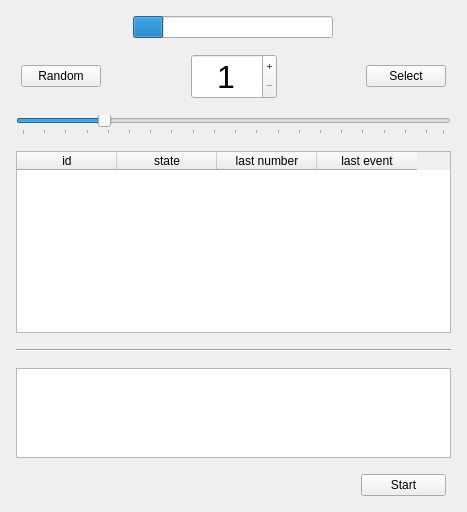
<?xml version="1.0" encoding="UTF-8"?>
<ui version="4.0">
 <class>Form</class>
 <widget class="QWidget" name="Form">
  <property name="geometry">
   <rect>
    <x>0</x>
    <y>0</y>
    <width>467</width>
    <height>512</height>
   </rect>
  </property>
  <property name="minimumSize">
   <size>
    <width>400</width>
    <height>400</height>
   </size>
  </property>
  <property name="windowTitle">
   <string>Wolf n Goats</string>
  </property>
  <property name="layoutDirection">
   <enum>Qt::LeftToRight</enum>
  </property>
  <layout class="QVBoxLayout" name="verticalLayout_2">
   <property name="spacing">
    <number>16</number>
   </property>
   <property name="leftMargin">
    <number>16</number>
   </property>
   <property name="topMargin">
    <number>16</number>
   </property>
   <property name="rightMargin">
    <number>16</number>
   </property>
   <property name="bottomMargin">
    <number>16</number>
   </property>
   <item>
    <layout class="QHBoxLayout" name="horizontalLayout_3">
     <item>
      <widget class="QProgressBar" name="timeRemainingProgressBar">
       <property name="maximumSize">
        <size>
         <width>200</width>
         <height>16777215</height>
        </size>
       </property>
       <property name="value">
        <number>15</number>
       </property>
       <property name="format">
        <string/>
       </property>
      </widget>
     </item>
    </layout>
   </item>
   <item>
    <layout class="QHBoxLayout" name="horizontalLayout">
     <property name="spacing">
      <number>5</number>
     </property>
     <property name="leftMargin">
      <number>5</number>
     </property>
     <property name="rightMargin">
      <number>5</number>
     </property>
     <item>
      <widget class="QPushButton" name="valueConfirmRandomPushButton">
       <property name="text">
        <string>Random</string>
       </property>
      </widget>
     </item>
     <item>
      <spacer name="horizontalSpacer_2">
       <property name="orientation">
        <enum>Qt::Horizontal</enum>
       </property>
       <property name="sizeHint" stdset="0">
        <size>
         <width>40</width>
         <height>20</height>
        </size>
       </property>
      </spacer>
     </item>
     <item>
      <widget class="QSpinBox" name="valueSelectSpinBox">
       <property name="font">
        <font>
         <pointsize>24</pointsize>
        </font>
       </property>
       <property name="inputMethodHints">
        <set>Qt::ImhDigitsOnly</set>
       </property>
       <property name="alignment">
        <set>Qt::AlignCenter</set>
       </property>
       <property name="buttonSymbols">
        <enum>QAbstractSpinBox::PlusMinus</enum>
       </property>
       <property name="correctionMode">
        <enum>QAbstractSpinBox::CorrectToNearestValue</enum>
       </property>
       <property name="minimum">
        <number>1</number>
       </property>
       <property name="maximum">
        <number>100</number>
       </property>
      </widget>
     </item>
     <item>
      <spacer name="horizontalSpacer_3">
       <property name="orientation">
        <enum>Qt::Horizontal</enum>
       </property>
       <property name="sizeHint" stdset="0">
        <size>
         <width>40</width>
         <height>20</height>
        </size>
       </property>
      </spacer>
     </item>
     <item>
      <widget class="QPushButton" name="valueConfirmPushButton">
       <property name="text">
        <string>Select</string>
       </property>
      </widget>
     </item>
    </layout>
   </item>
   <item>
    <widget class="QSlider" name="valueSelectSlider">
     <property name="minimum">
      <number>1</number>
     </property>
     <property name="maximum">
      <number>100</number>
     </property>
     <property name="value">
      <number>20</number>
     </property>
     <property name="orientation">
      <enum>Qt::Horizontal</enum>
     </property>
     <property name="tickPosition">
      <enum>QSlider::TicksBelow</enum>
     </property>
     <property name="tickInterval">
      <number>5</number>
     </property>
    </widget>
   </item>
   <item>
    <widget class="QTableWidget" name="goatsStatusTableWidget">
     <column>
      <property name="text">
       <string>id</string>
      </property>
     </column>
     <column>
      <property name="text">
       <string>state</string>
      </property>
     </column>
     <column>
      <property name="text">
       <string>last number</string>
      </property>
     </column>
     <column>
      <property name="text">
       <string>last event</string>
      </property>
     </column>
    </widget>
   </item>
   <item>
    <widget class="Line" name="line">
     <property name="orientation">
      <enum>Qt::Horizontal</enum>
     </property>
    </widget>
   </item>
   <item>
    <widget class="QPlainTextEdit" name="plainTextEdit">
     <property name="sizePolicy">
      <sizepolicy hsizetype="Expanding" vsizetype="Maximum">
       <horstretch>0</horstretch>
       <verstretch>0</verstretch>
      </sizepolicy>
     </property>
     <property name="maximumSize">
      <size>
       <width>16777215</width>
       <height>100</height>
      </size>
     </property>
     <property name="baseSize">
      <size>
       <width>0</width>
       <height>0</height>
      </size>
     </property>
     <property name="readOnly">
      <bool>true</bool>
     </property>
     <property name="plainText">
      <string/>
     </property>
    </widget>
   </item>
   <item>
    <layout class="QHBoxLayout" name="horizontalLayout_2">
     <property name="spacing">
      <number>5</number>
     </property>
     <property name="sizeConstraint">
      <enum>QLayout::SetDefaultConstraint</enum>
     </property>
     <property name="leftMargin">
      <number>5</number>
     </property>
     <property name="rightMargin">
      <number>5</number>
     </property>
     <item>
      <spacer name="horizontalSpacer">
       <property name="orientation">
        <enum>Qt::Horizontal</enum>
       </property>
       <property name="sizeHint" stdset="0">
        <size>
         <width>40</width>
         <height>20</height>
        </size>
       </property>
      </spacer>
     </item>
     <item>
      <widget class="QPushButton" name="startStopPushButton">
       <property name="minimumSize">
        <size>
         <width>85</width>
         <height>0</height>
        </size>
       </property>
       <property name="maximumSize">
        <size>
         <width>85</width>
         <height>16777215</height>
        </size>
       </property>
       <property name="text">
        <string>Start</string>
       </property>
      </widget>
     </item>
    </layout>
   </item>
  </layout>
 </widget>
 <resources/>
 <connections/>
</ui>
